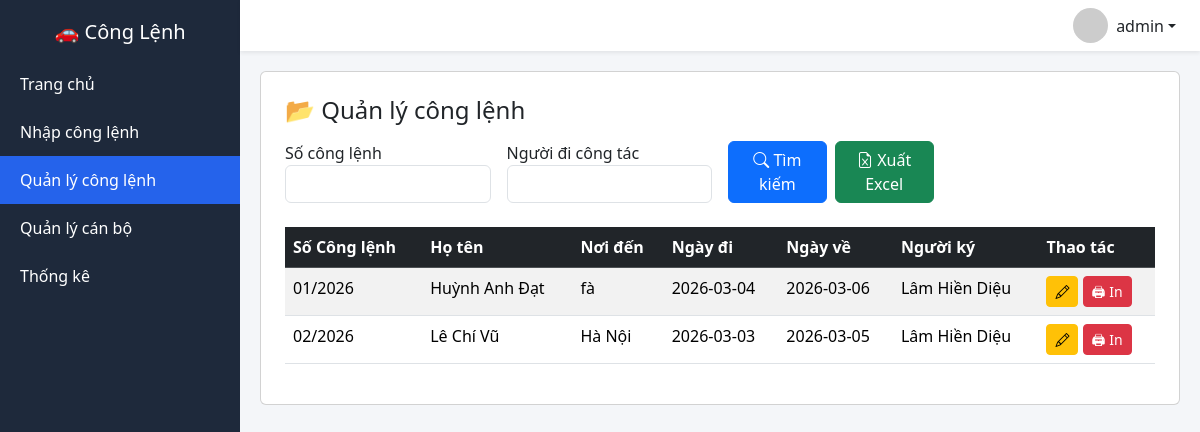
Page /danhsach (signed in) on the earlier database version.
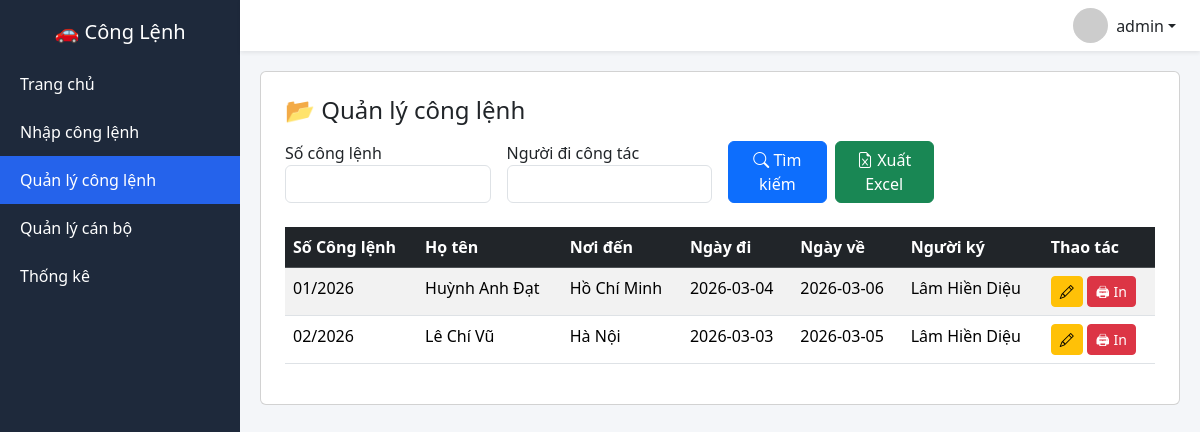
Same page on the later database version.
### tables this page shows
CREATE TABLE conglenh(
       id INTEGER PRIMARY KEY AUTOINCREMENT,
       nam INTEGER,
       so_thu_tu INTEGER,
       so_cong_lenh TEXT UNIQUE,
       ho_ten TEXT,
       chuc_vu TEXT,
        noi_den TEXT,
       ngay_di TEXT,
       ngay_ve TEXT,
       ngay_ky TEXT,
       nguoi_ky TEXT,
      created_at TEXT,
      UNIQUE(nam, so_thu_tu)
   );

### app.py (the view)
@app.route("/danhsach")
def danhsach():
    if not login_required():
        return redirect("/login")
    if not check_role(["admin", "user"]):
        return "Không có quyền!"
    so = request.args.get("so", "").strip()
    ten = request.args.get("ten", "").strip()
    conn = sqlite3.connect(DB)
    conn.row_factory = sqlite3.Row
    c = conn.cursor()
    query = "SELECT * FROM conglenh WHERE 1=1"
    params = []
    if so:
        query += " AND LOWER(so_cong_lenh) LIKE LOWER(?)"
        params.append(f"%{so}%")
    if ten:
        query += " AND LOWER(ho_ten) LIKE LOWER(?)"
        params.append(f"%{ten}%")
    query += " ORDER BY id ASC"
    c.execute(query, params)
    data = c.fetchall()
    conn.close()
    return render_template("danhsach.html", data=data)

### app.py (called while the page is built)
def login_required():
    return "user" in session

def check_role(roles):
    return session.get("role") in roles

@app.before_request
def require_login():
    allowed_routes = [
        "login",
        "static",
        "api_nguoidicongtac",
        "api_nguoiky"
    ]
    if request.endpoint is None:
        return
    if request.endpoint not in allowed_routes and "user" not in session:
        return redirect("/login")

### templates/danhsach.html
{% extends "layout.html" %}
{% block content %}
<div class="card p-4 card-dashboard">
<h4 class="mb-3">📂 Quản lý công lệnh</h4>
<form method="get" class="row g-3 mb-4">
    <div class="col-md-3">
        <label>Số công lệnh</label>
        <input name="so"
               value="{{ request.args.get('so','') }}"
               class="form-control">
    </div>
    <div class="col-md-3">
        <label>Người đi công tác</label>
        <input name="ten"
               value="{{ request.args.get('ten','') }}"
               class="form-control">
    </div>
    <div class="col-md-3 d-flex align-items-end">
        <div class="d-flex gap-2 w-100">
            <button type="submit"
                    class="btn btn-primary w-50">
                <i class="bi bi-search"></i> Tìm kiếm
            </button>
            <a href="/export_excel?so={{request.args.get('so','')}}&ten={{request.args.get('ten','')}}"
               class="btn btn-success w-50">
                <i class="bi bi-file-earmark-excel"></i> Xuất Excel
            </a>
        </div>
    </div>
</form>
<table class="table table-striped table-hover">
<thead class="table-dark">
<tr>
<th>Số Công lệnh</th>
<th>Họ tên</th>
<th>Nơi đến</th>
<th>Ngày đi</th>
<th>Ngày về</th>
<th>Người ký</th>
<th>Thao tác</th>
</tr>
</thead>
<tbody>
{% for row in data %}
<tr>
<td>{{ row['so_cong_lenh'] }}</td>
<td>{{ row['ho_ten'] }}</td>
<td>{{ row['noi_den'] }}</td>
<td>{{ row['ngay_di'] }}</td>
<td>{{ row['ngay_ve'] }}</td>
<td>{{ row['nguoi_ky'] }}</td>
<td>
<a href="/sua/{{row['id']}}" class="btn btn-sm btn-warning">
<i class="bi bi-pencil"></i>
</a>
<a href="/in_word/{{ row['id'] }}"
       target="_blank"
       class="btn btn-sm btn-danger">
       🖨 In
    </a>
</td>
</tr>
{% endfor %}
</tbody>
</table>
</div>
{% endblock %}

Differences in the rows shown:
changed conglenh "Huỳnh Anh Đạt": noi_den "fà" → "Hồ Chí Minh"
